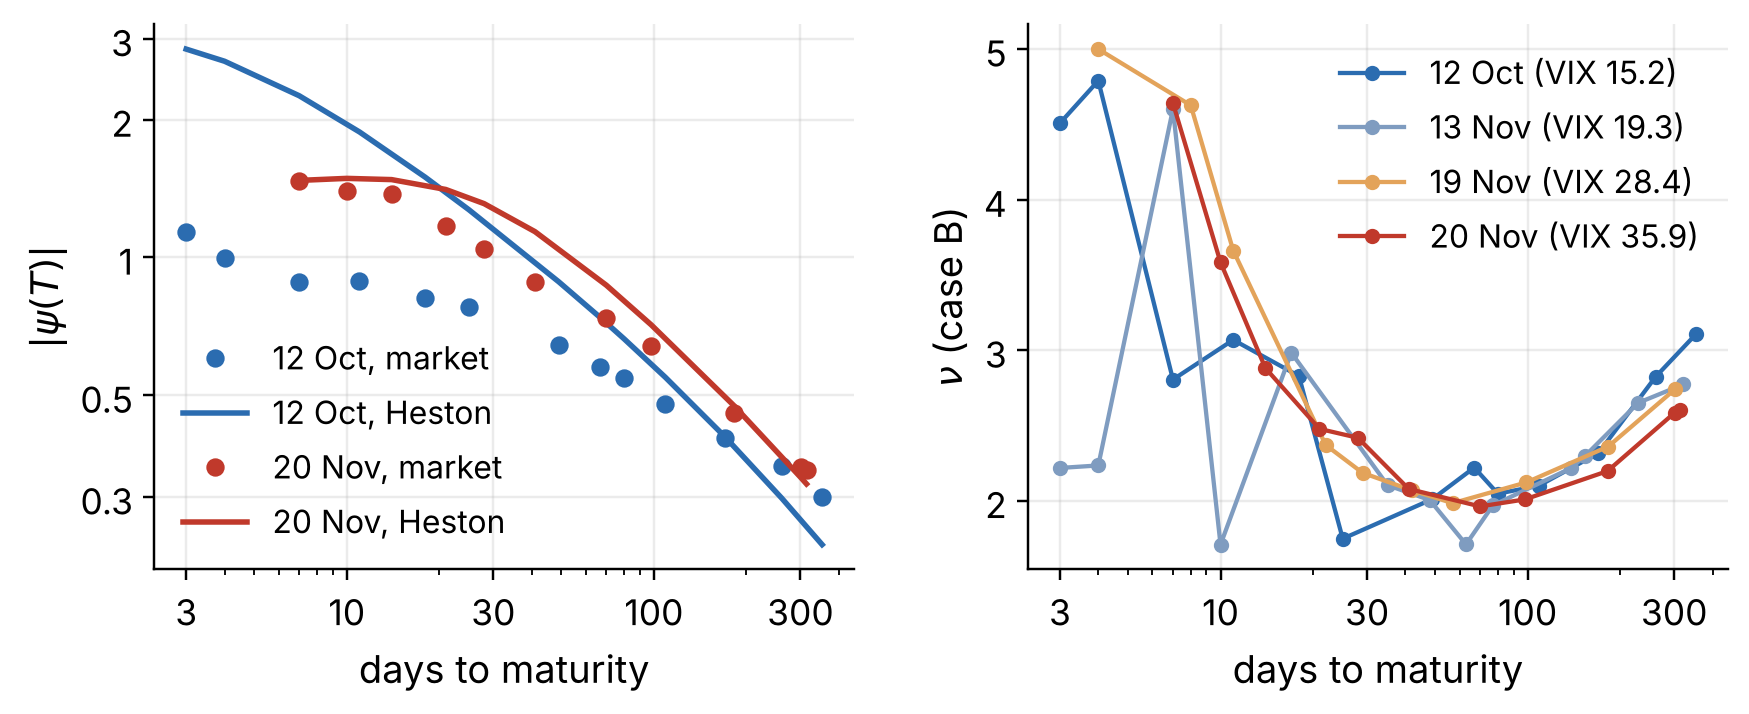

Recreate this plot in Python.
"""Figure of Section 5 (calm and stressed market). Needs g_skew.csv and stress_by_maturity.csv."""
import pandas as pd, numpy as np, matplotlib; matplotlib.use("Agg"); import matplotlib.pyplot as plt
Z=1.45; plt.rcParams.update({"font.size":8.6*Z,"axes.grid":True,"grid.alpha":0.25,"axes.spines.top":False,"axes.spines.right":False,"legend.fontsize":8*Z,"xtick.labelsize":8*Z,"ytick.labelsize":8*Z})
s=pd.read_csv("g_skew.csv"); b=pd.read_csv("stress_by_maturity.csv")
bad={('2026-11-19',132),('2026-11-19',315),('2026-11-20',3),('2026-11-20',5),('2026-11-20',131)}
b=b[[ (a,c) not in bad for a,c in zip(b.day,b.days)]]
lab={"2026-10-12":"12 Oct (VIX 15.2)","2026-11-13":"13 Nov (VIX 19.3)","2026-11-19":"19 Nov (VIX 28.4)","2026-11-20":"20 Nov (VIX 35.9)"}
col={"2026-10-12":"#2b6cb0","2026-11-13":"#7f9cc0","2026-11-19":"#e3a35a","2026-11-20":"#c0392b"}
W=5.906*0.95*Z; fig,ax=plt.subplots(1,2,figsize=(W,W*0.42))
for d in ["2026-10-12","2026-11-20"]:
    g=s[s.day==d]
    ax[0].plot(g.days,-g.mkt,"o",color=col[d],ms=5,label=lab[d][:6]+", market")
    ax[0].plot(g.days,-g.heston,"-",color=col[d],lw=1.8,label=lab[d][:6]+", Heston")
ax[0].set_xscale("log"); ax[0].set_yscale("log"); ax[0].set_xlabel("days to maturity"); ax[0].set_ylabel(r"$|\psi(T)|$")
ax[0].legend(frameon=False,fontsize=7.2*Z,loc="lower left")
from matplotlib.ticker import FixedLocator, NullLocator, FormatStrFormatter
ax[0].yaxis.set_major_locator(FixedLocator([0.3,0.5,1,2,3])); ax[0].yaxis.set_minor_locator(NullLocator()); ax[0].yaxis.set_major_formatter(FormatStrFormatter("%g"))
ax[0].set_xticks([3,10,30,100,300]); ax[0].xaxis.set_major_formatter(FormatStrFormatter("%g")); ax[1].set_xticks([3,10,30,100,300]); ax[1].xaxis.set_major_formatter(FormatStrFormatter("%g"))
for d in lab:
    g=b[b.day==d]; ax[1].plot(g.days,g.nu,"o-",color=col[d],ms=4,lw=1.4,label=lab[d])
ax[1].set_xscale("log"); ax[1].set_xlabel("days to maturity"); ax[1].set_ylabel(r"$\nu$ (case B)")
ax[1].legend(frameon=False,fontsize=7.2*Z)
for a in ax: a.set_xticks([3,10,30,100,300]); a.xaxis.set_major_formatter(FormatStrFormatter("%g")); a.xaxis.set_minor_formatter(matplotlib.ticker.NullFormatter())
fig.tight_layout(); fig.savefig("fig_stress.png",dpi=220,bbox_inches="tight")
